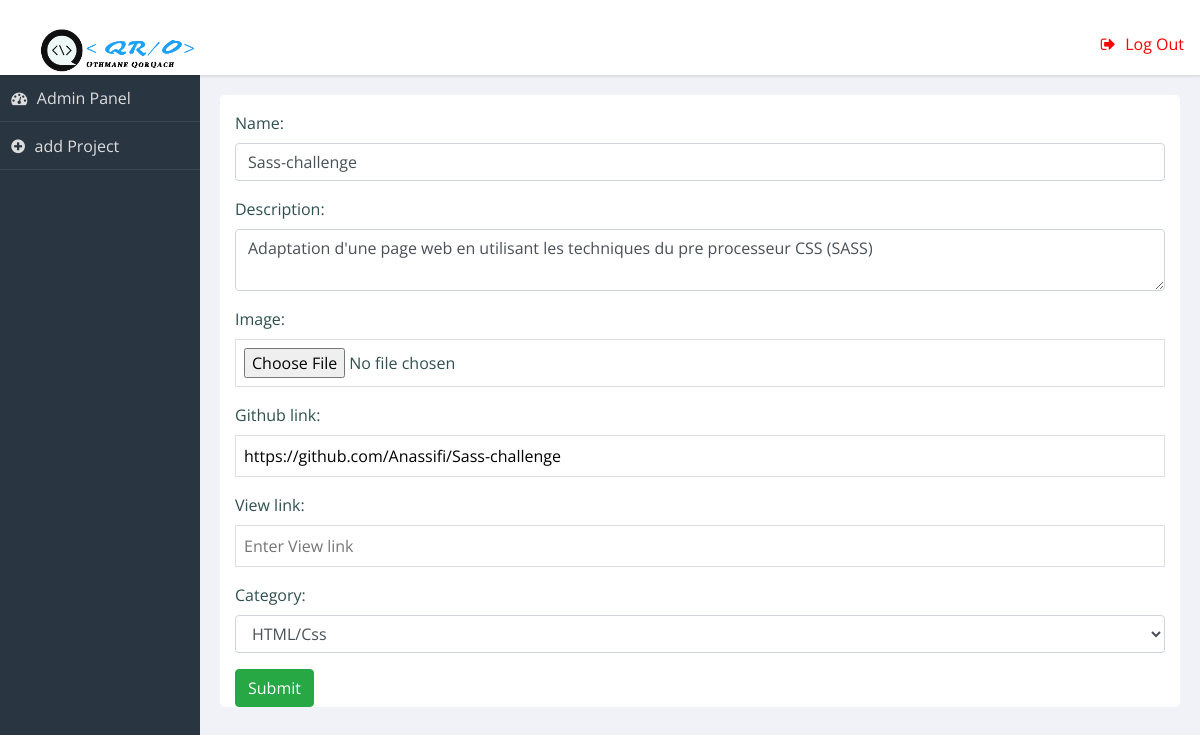
The app's page /admin/update.php?id=35 (signed in) with its own data.
### tables this page shows
CREATE TABLE IF NOT EXISTS `project` (
  `Id` int(11) NOT NULL AUTO_INCREMENT,
  `Name` varchar(50) NOT NULL,
  `Description` varchar(150) NOT NULL,
  `Image` varchar(100) NOT NULL,
  `Github` varchar(100) NOT NULL,
  `View` varchar(100) NOT NULL,
  `Category` varchar(50) NOT NULL,
  PRIMARY KEY (`Id`)
);

### admin/update.php (the view, shortened to what this page needs)
<?php
include 'include/datebase.php';
$message=$id=null;
if ( !empty($_GET['id'])) {
 $id = $_REQUEST['id'];
}
$var1 = "SELECT * FROM  project WHERE  Id = $id";
$resultat = $db_connect->query($var1);
$data = $resultat->fetchAll(PDO::FETCH_ASSOC);
?>
<!DOCTYPE html>
<html lang="en" >
<head>
  <link rel='stylesheet' href='https://cdnjs.cloudflare.com/ajax/libs/font-awesome/4.4.0/css/font-awesome.min.css'>
  <link rel="stylesheet" href="https://stackpath.bootstrapcdn.com/bootstrap/4.3.1/css/bootstrap.min.css">
      <link rel="stylesheet" href="css/style.css">
</head>
<body>
<?php include 'include/header-nav.php';?>
<main role="main">
<section class="panel important">
<div class="container">
<form action='update.php?id=<?php echo $id?>' method="POST" >
<?php
 foreach($data as $projet) {
    $port_projet = <<<prod
    <div class="form-group">
      <label>Name:</label>
      <input type="text" class="form-control" placeholder="Enter Name" name="Name" value="{$projet['Name']}">
    </div>
    <div class="form-group">
      <label>Description:</label>
      <textarea name="Description" class="form-control" placeholder="Enter your Description">{$projet['Description']}</textarea>
    </div>
    <div class="form-group">
      <label>Image:</label>
      <input type="file" class="form-control-file" placeholder="Image link" name="Image" value="{$projet['Image']}">
    </div>
    <div class="form-group">
      <label>Github link:</label>
      <input type="text" placeholder="Enter Github link" name="Github" value="{$projet['Github']}">
    </div>
    <div class="form-group">
      <label>View link:</label>
      <input type="text" placeholder="Enter View link" name="View" value="{$projet['View']}">
    </div>
	  <div class="form-group">
      <label>Category:</label>
      <select class="form-control" name="Category">
      <option value="app">HTML/Css</option>
      <option value="icon">JavaScript</option>
      <option value="logo">PHP</option>
      <option value="web">Autre</option>
     </div>
    </select>
    </div>
    <button type="submit" class="btn btn-labeled btn-success" name="Submit">Submit</button>
prod;
echo  $port_projet;
 }
 ?>
  </section>
  </main>
</body>
</html>

### admin/css/style.css (style rules this page uses)
html { box-sizing: border-box; }
*, *:before, *:after { box-sizing: inherit; }
body { background: #f1f2f7; font-family: "Open Sans", arial, sans-serif; color: darkslategray; }
.panel { background-color: white; color: darkslategray; -webkit-border-radius: 0.3rem; -moz-border-radius: 0.3rem; -ms-border-radius: 0.3rem; border-radius: 0.3rem; margin: 1%; }
form input, form textarea, form select { width: 100%; display: block; border: solid 1px #dde; padding: 0.5em; }
form input:after, form textarea:after, form select:after { content: ""; display: table; clear: both; }
form label, form legend { display: block; margin: 1em 0 0.5em; }
@media screen and (min-width: 600px) { html, body { height: 100%; } }
@media screen and (min-width: 600px) { main[role="main"] { margin: 75px 0 40px 200px; } }
@media screen and (min-width: 600px) { main[role="main"]:after { content: ""; display: table; clear: both; } }
@media screen and (min-width: 600px) { .panel { margin: 2% 0 0 2%; float: left; width: 96%; } }
@media screen and (min-width: 600px) { .panel:after { content: ""; display: table; clear: both; } }
@media screen and (min-width: 900px) { .panel { width: 47%; clear: none; } }
@media screen and (min-width: 900px) { .panel.important { width: 96%; } }

### records on screen
project: Name "Sass-challenge", Description "Adaptation d'une page web en utilisant les techniques du pre processeur CSS (SASS)", Github "https://github.com/Anassifi/Sass-challenge"
